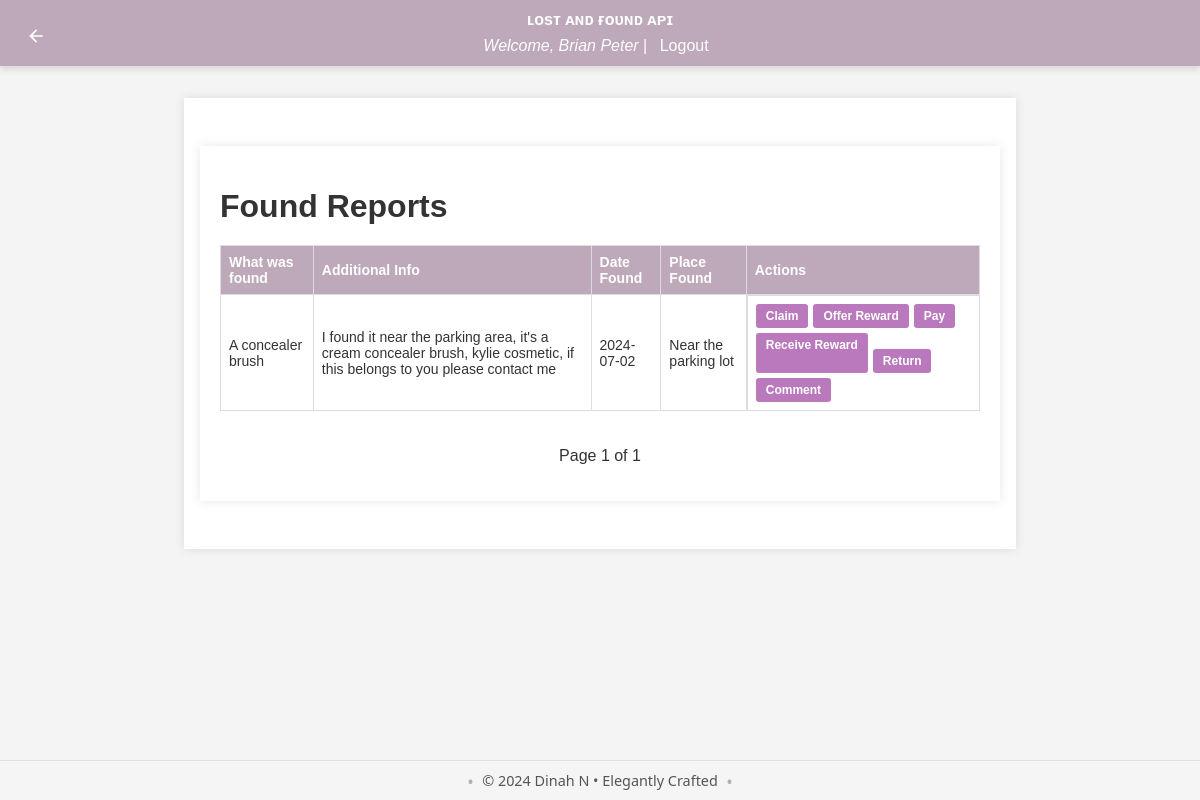
/report/list_found_reports (signed in), run on an earlier commit of the app's database.
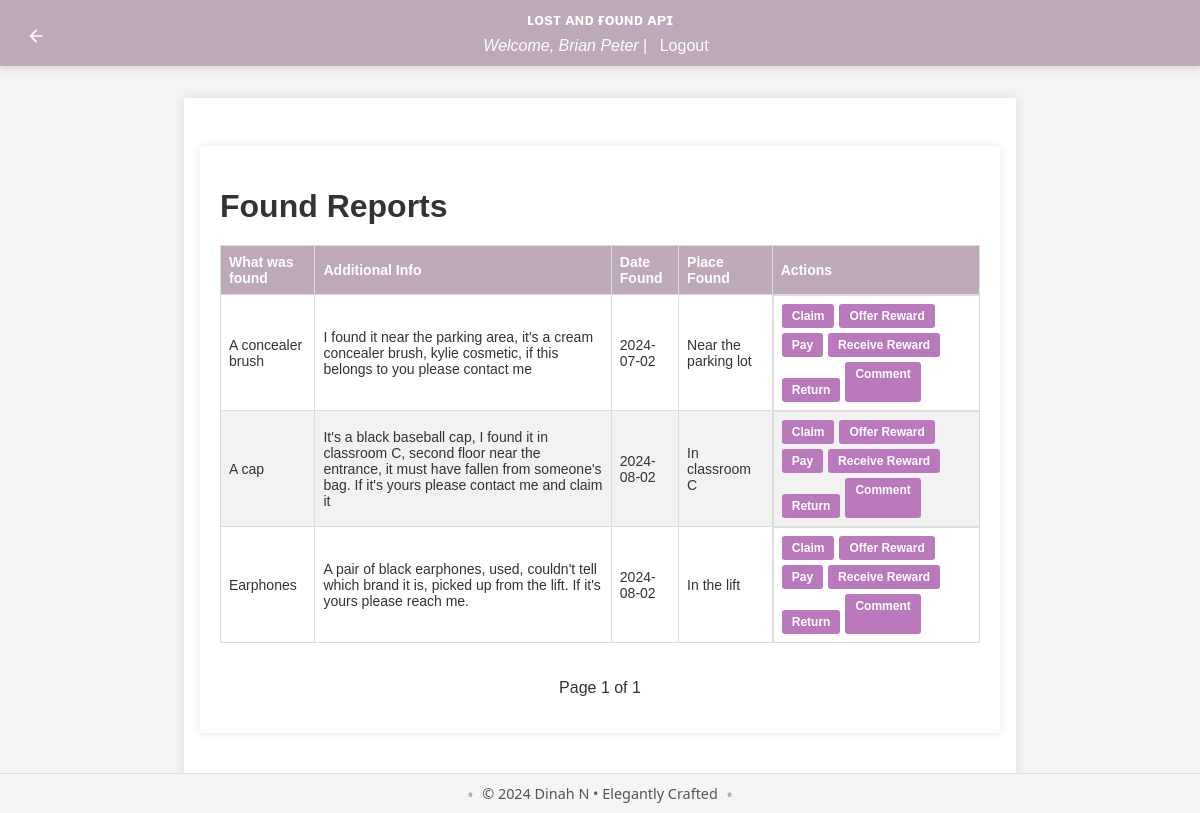
And on a later commit of the database.
### app/models/found_report.py (models this page shows, shortened)
class FoundReport(db.Model):
    id = db.Column(db.Integer, primary_key=True)
    user_id = db.Column(db.Integer, db.ForeignKey('user.id'), nullable=False)
    item_id = db.Column(db.Integer, db.ForeignKey('item.id'), nullable=False)
    item_name = db.Column(db.String(150), nullable=True)
    description = db.Column(db.String(255), nullable=True)
    date_found = db.Column(db.Date, nullable=False)
    time_found = db.Column(db.Time, nullable=False)
    primary_color = db.Column(db.String(50), nullable=True)
    secondary_color = db.Column(db.String(50), nullable=True)
    place_found = db.Column(db.String(255), nullable=False)
    upload_image = db.Column(db.String(250), nullable=True)
    contact = db.Column(db.String(255), nullable=True)  # Contact information
    user = db.relationship('User', back_populates='found_reports')
    item = db.relationship('Item', back_populates='found_reports')
    claims = db.relationship('Claim', back_populates='found_report')
    rewards = db.relationship('Reward', back_populates='found_report')

### app/routes/report.py (the view)
@bp.route('/list_found_reports', methods=['GET'])
@login_required
def list_all_found_reports():
    try:
        page = request.args.get('page', 1, type=int)
        per_page = 4
        found_reports_paginated = FoundReport.query.paginate(page=page, per_page=per_page)
        return render_template('list_found_reports.html', found_reports=found_reports_paginated)
    except Exception as e:
        flash(f'Error: {str(e)}', 'error')
        return redirect(url_for('user.dashboard'))

### app/__init__.py (called while the page is built)
def create_app():
    app = Flask(__name__)
    load_dotenv()
    app.config['SECRET_KEY'] = os.environ.get('FLASK_SECRET_KEY', secrets.token_hex(16))
    app.config.from_object('config.Config')
    app.config.from_pyfile('config.py', silent=True)
    register_extensions(app)
    register_blueprints(app)
    configure_cors(app)
    @app.before_request
    def method_override():
        if request.method == 'POST':
            method = request.form.get('_method')
            if method:
                method = method.upper()
                if method in ['PUT', 'DELETE']:
                    request.environ['REQUEST_METHOD'] = method
    return app

def register_extensions(app):
    db.init_app(app)
    migrate.init_app(app, db)
    bcrypt.init_app(app)
    login_manager.init_app(app)
    mail.init_app(app)
    @login_manager.user_loader
    def load_user(user_id):
        return user.User.query.get(int(user_id))

### app/templates/list_found_reports.html (shortened to what this page needs)
{% extends 'base.html' %}
{% block content %}
<main class="found-reports-container">
    <a href="{{ url_for('user.dashboard') }}" class="back-button" title="Back to Dashboard">
        <svg xmlns="http://www.w3.org/2000/svg" viewBox="0 0 24 24" fill="currentColor" width="24" height="24">
            <path d="M20 11H7.83l5.59-5.59L12 4l-8 8 8 8 1.41-1.41L7.83 13H20v-2z"/>
        </svg>
    </a>
    <h1>Found Reports</h1>
    <div class="table-responsive">
        <table class="found-reports-table">
            <thead>
                <tr>
                    <th>What was found</th>
                    <th>Additional Info</th>
                    <th>Date Found</th>
                    <th>Place Found</th>
                    <th>Actions</th>
                </tr>
            </thead>
            <tbody>
                {% for report in found_reports %}
                <tr>
                    <td>{{ report.item_name }}</td>
                    <td>{{ report.description }}</td>
                    <td>{{ report.date_found.strftime('%Y-%m-%d') }}</td>
                    <td>{{ report.place_found }}</td>
                    <td class="action-buttons">
                        <a href="{{ url_for('report.initiate_claim', found_report_id=report.id) }}" class="btn">Claim</a>
                        <a href="{{ url_for('report.offer_reward', found_report_id=report.id) }}" class="btn">Offer Reward</a>
                        <a href="{{ url_for('report.pay_reward', found_report_id=report.id) }}" class="btn">Pay</a>
                        <a href="{{ url_for('report.receive_reward', found_report_id=report.id) }}" class="btn">Receive Reward</a>
                        <form action="{{ url_for('report.return_item', found_report_id=report.id) }}" method="post">
                            <button type="submit" class="btn">Return</button>
                        </form>
                        <a href="{{ url_for('report.provide_comment', item_id=report.item_id) }}" class="btn">Comment</a>
                    </td>
                </tr>
                {% endfor %}
            </tbody>
        </table>
    </div>
        <div class="pagination">
            <span>Page {{ found_reports.page }} of {{ found_reports.pages }}</span>
        </div>
</main>
{% endblock %}

What changed in the data, as far as the page shows it:
added FoundReport: item_name "A cap", description "It's a black baseball cap, I found it in classroom C, second floor near the entrance, it must have fallen from someone's bag. If it's yours please contact me and claim it", date_found "2024-08-02", place_found "In classroom C"
added FoundReport: item_name "Earphones", description "A pair of black earphones, used, couldn't tell which brand it is, picked up from the lift. If it's yours please reach me.", date_found "2024-08-02", place_found "In the lift"
